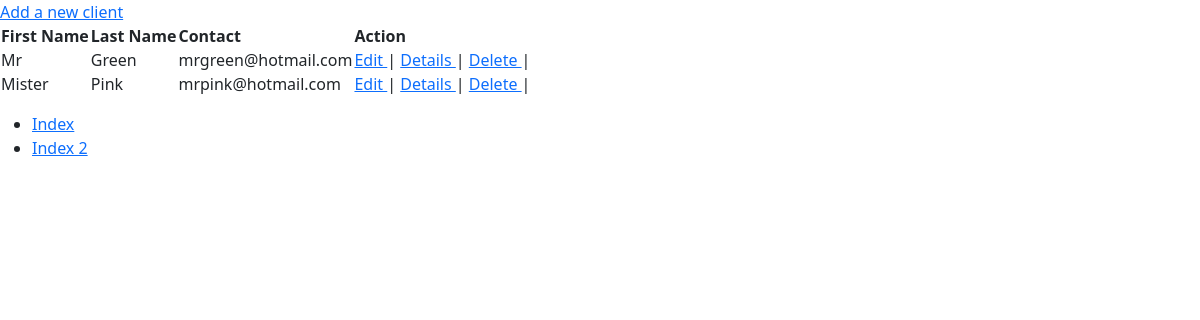
/Vet/index, run on the app's committed database.
### tables this page shows
CREATE TABLE `owner` (
  `owner_id` int(11) NOT NULL,
  `first_name` varchar(50) NOT NULL,
  `last_name` varchar(50) NOT NULL,
  `contact` varchar(128) NOT NULL
);

### app/core/Controller.php (called while the page is built, shortened)
<?php
class Controller{
	public function view($name, $data = []){
		include('app/views/' . $name . '.php');
	}
}

### app/controllers/Vet.php (called while the page is built, shortened)
<?php
class vet extends \app\core\Controller{
	public function index(){
		$owner = new \app\models\Owner();
		$owners = $owner->getAll();
		$this->view('Vet/index',$owners);
	}
}

### app/core/App.php (called while the page is built, shortened)
<?php
	class App{
		private $method = 'index';
		public function __construct(){
			$url = self::parseUrl();
			if(isset($url[0])){
				unset($url[0]);
			}
			$this->controller = new $this->controller;
			if(isset($url[1])){
				if(method_exists($this->controller, $url[1])){
					$this->method = $url[1];
				}
				unset($url[1]);
			}
			$params = $url ? array_values($url) : [];
			call_user_func_array([ $this->controller, $this->method ], $params);
		}
		public static function parseUrl(){
			if(isset($_GET['url']))
			{
				return explode('/',
				filter_var(
					rtrim($_GET['url'], '/')),
				FILTER_SANITIZE_URL);
			}
		}
	}

### index.php (called while the page is built, shortened)
<?php
	new app\core\App();

### app/models/Owner.php (called while the page is built, shortened)
<?php
class Owner extends \app\core\Model{
	public function getAll(){
		$SQL = "SELECT * FROM owner";
		$STMT = self::$_connection->prepare($SQL);
		$STMT->execute();
		$STMT->setFetchMode(\PDO::FETCH_CLASS, 'app\models\Owner');
		return $STMT->fetchAll();
	}
}

### app/core/Model.php (called while the page is built, shortened)
<?php
class Model{
	public function __construct(){
		$server = 'localhost';
		$dbname = 'vet_clinic';
		$username = 'root';
		$password = '';
	}
}

### app/views/Vet/index.php (the view, shortened to what this page needs)
<html>
	<head>
		<link href="https://cdn.jsdelivr.net/npm/bootstrap@5.2.0/dist/css/bootstrap.min.css" rel="stylesheet">
	</head>
	<body>
		<p>
			<a href='/Vet/add'>Add a new client</a>
			<table>
				<tr><th>First Name</th><th>Last Name</th><th>Contact</th><th>Action</th></tr>
			<?php
			foreach ($data as $item) {
				echo "<tr>
				<td>$item->first_name</td>
				<td>$item->last_name</td>
				<td>$item->contact</td>
				<td>
				<a href='/Vet/edit/$item->owner_id'> Edit </a> |
				<a href='/Vet/details/$item->owner_id'> Details </a> |
				<a href='/Vet/delete/$item->owner_id'> Delete </a> |
				</td>
				</tr>";
			}
			?>
			</table>
		</p>
		<ul>
			<li><a href='/Main/index'>Index</a></li>
			<li><a href='/Main/index2'>Index 2</a></li>
		</ul>
	</body>
</html>

### data on the page
owner: first_name "Mr", last_name "Green", contact "mrgreen@hotmail.com"
owner: first_name "Mister", last_name "Pink", contact "mrpink@hotmail.com"
